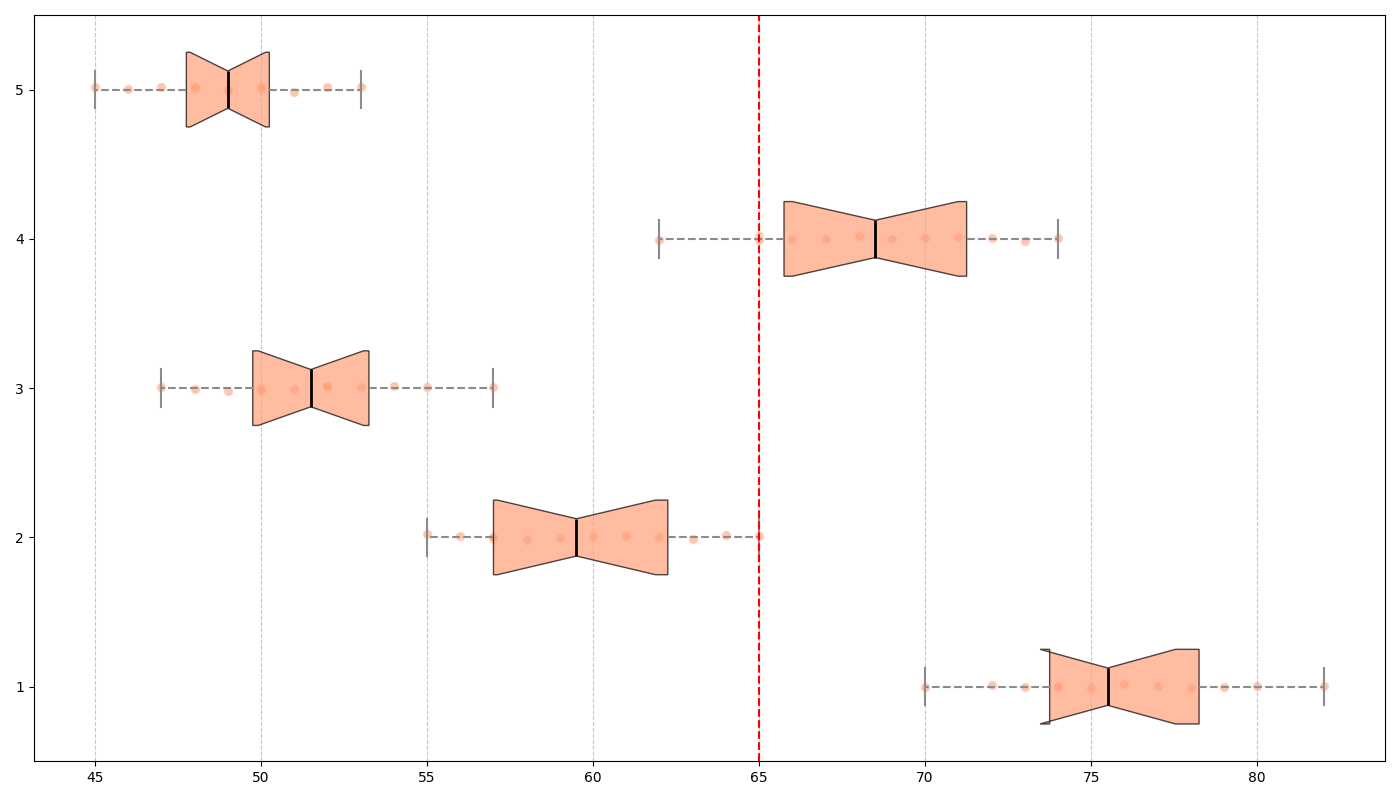

The script that drew this image:
import matplotlib.pyplot as plt
import numpy as np

locations = ['City Center', 'Residential Area', 'Park', 'Industrial Zone', 'Suburbs']

noise_data = [
    [70, 75, 80, 72, 74, 78, 77, 73, 76, 79, 82, 74],
    [55, 60, 58, 57, 59, 61, 62, 56, 63, 64, 65, 57],
    [50, 52, 48, 49, 53, 51, 54, 47, 55, 57, 50, 52],
    [65, 68, 70, 72, 67, 66, 69, 71, 73, 74, 62, 65],
    [45, 48, 50, 47, 49, 46, 51, 52, 50, 53, 49, 48],
]

fig, ax = plt.subplots(figsize=(14, 8))
box = ax.boxplot(noise_data, vert=False, patch_artist=True, notch=True, whis=1.5)

single_color = '#FFA07A'
for patch in box['boxes']:
    patch.set_facecolor(single_color)
    patch.set_alpha(0.7)

for whisker in box['whiskers']:
    whisker.set(color='#8B8B8B', linewidth=1.5, linestyle='--')
for cap in box['caps']:
    cap.set(color='#8B8B8B', linewidth=1.5)
for median in box['medians']:
    median.set(color='black', linewidth=2)

for i, data in enumerate(noise_data, 1):
    x = data
    y = np.full_like(x, i, dtype=float) + 0.04 * (np.random.rand(len(x)) - 0.5)
    ax.scatter(x, y, alpha=0.6, color=single_color, edgecolors='w', s=50)

ax.xaxis.grid(True, linestyle='--', alpha=0.7)
acceptable_noise_level = 65
ax.axvline(acceptable_noise_level, color='r', linestyle='--', linewidth=1.5)

plt.tight_layout()
plt.show()
